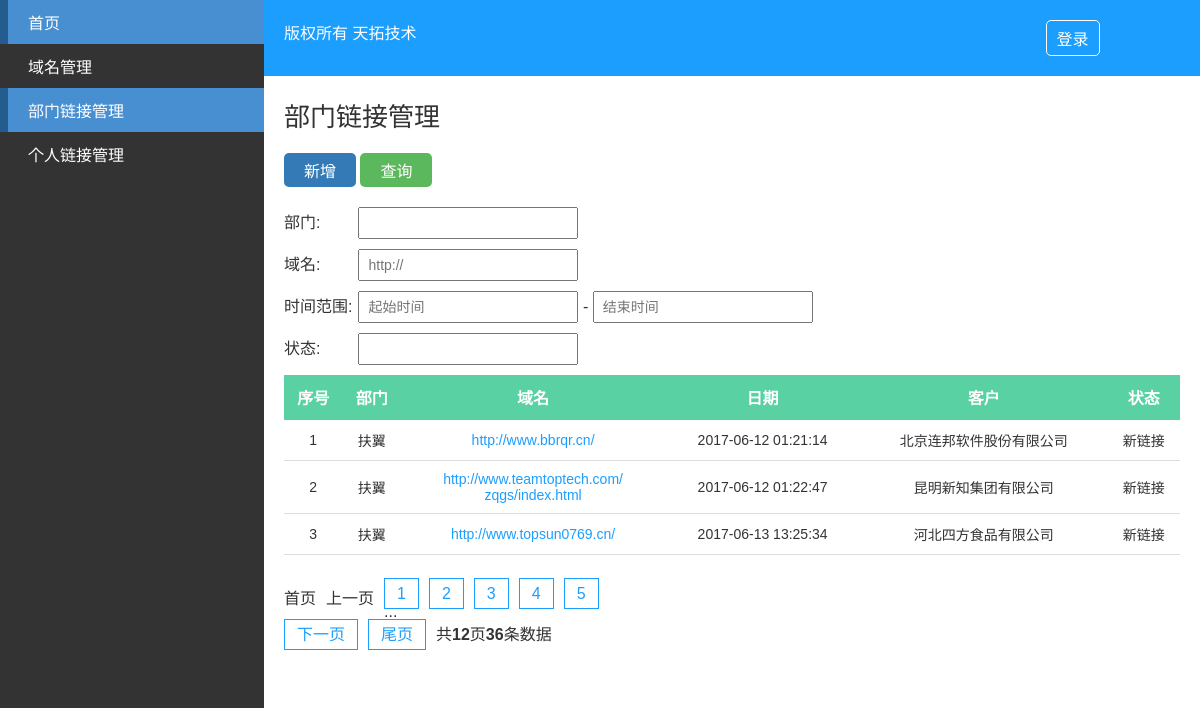
Page /dp-links.php on the committed database.
### tables this page shows
CREATE TABLE `section_link` (
  `id` int(11) unsigned NOT NULL AUTO_INCREMENT,
  `section` varchar(64) NOT NULL,
  `domain` varchar(64) DEFAULT NULL,
  `time` int(11) DEFAULT NULL,
  `costomer` varchar(128) DEFAULT NULL,
  `state` varchar(32) DEFAULT NULL,
  `status` tinyint(1) NOT NULL DEFAULT '1' COMMENT '是否显示',
  PRIMARY KEY (`id`)
);

### library/PDO_class.php (called while the page is built, shortened)
<?php
require_once COMMON_PATH . "common.php";
class server
{
	private $server;
	public function __construct($config = array())
	{
		if(empty($config)) {
			$config = [
				'host'     => DB_HOST,
				'dbname'   => DB_NAME,
				'username' => DB_USER,
				'password' => DB_PSW,
			];
		}
		$this->server = new PDO("mysql:host=$config[host];dbname=$config[dbname];charset=utf8", $config['username'], $config['password']);
		$this->server->query("set names utf8");
	}
	function select($table, $where = '', $join = '', $desc = '', $limit = '', $search_felid = '')
	{
		$ifwhere    = '';
		$order      = '';
		$desc_limit = '';
		if (! empty($limit)) {
			$desc_limit = "limit {$limit}";
		}
		if(empty($search_felid)) $search_felid = '*';
		$Model = $this->server->prepare("SELECT {$search_felid} FROM {$table} {$join} {$ifwhere} {$order} {$desc_limit}");
		$Model->execute();
		return $Model->fetchAll(2);
	}
	public function total($table, $where='') {
		try {
			$ifwhere    = '';
			$result = $this->server->query("SELECT COUNT(*) AS total FROM {$table} {$ifwhere}");
			if($result) {
				foreach ($result as $v) {
		    		$total = $v['total'];
		  		}
			}
	  		return $total ? (int)$total : 0;
  		} catch (PDOException $e) {
	      exit($e->getMessage());
	    }
	}
}
?>

### common/common.php (called while the page is built, shortened)
<?php
	function get_search_url() {
		$url_get = '';
		return $url_get;
	}

### dp-links.php (the view, shortened to what this page needs)
<?php
require_once CLASS_PATH  . "PDO_class.php";
require_once COMMON_PATH . "common.php";
require_once CLASS_PATH  . 'page_class.php';
$pdo = new server();
$where = '';
$count    = $pdo->total('section_link', $where);
$now_page = intval($_GET['page']) ? intval($_GET['page']) : 1;
$offset   = PAGE_NUM * ($now_page - 1);
$arrData =  $pdo->select('section_link', $where, '', '', "$offset," . PAGE_NUM);
?>
<!DOCTYPE html>
<html lang="en">
<head>
	<link rel="stylesheet" type="text/css" href="css/font/iconfont.css">
	<link rel="stylesheet" type="text/css" href="css/main.css">
</head>
<body>
	<div class="container clear">
		<?php require ('sidebar.php');?>
		<div class="container-right">
			<?php require ('header.php');?>
			<div class="main">
				<h2>部门链接管理</h2>
				<div class="operate">
					<a href="#" class="btn add">新增</a>
					<a href="javascript:document.search.submit()" class="btn search">查询</a>
				</div>
				<form action="#" method="GET" name="search">
					<div class="entry">
						<label>部门:</label>
						<input type="text" name="section" placeholder="">
					</div>
					<div class="entry">
						<label>域名:</label>
						<input type="text" name="domain" placeholder="http://">
					</div>
					<div class="entry">
						<label>时间范围:</label>
						<input type="text" name="start_time" placeholder="起始时间" onClick="WdatePicker()"> -
						<input type="text" name="end_time" placeholder="结束时间" onClick="WdatePicker()">
					</div>
					<div class="entry">
						<label>状态:</label>
						<input type="text" name="state" placeholder="">
					</div>
				</form>
				<div class="table">
					<table>
						<thead>
							<tr>
								<th>序号</th>
								<th>部门</th>
								<th>域名</th>
								<th>日期</th>
								<th>客户</th>
								<th>状态</th>
							</tr>
						</thead>
						<tbody>
						<?php if ($arrData): ?>
							<?php foreach ($arrData as $key => $value): ?>
								<tr>
									<td><?php echo $value['id'] ?></td>
									<td><?php echo $value['section'] ?></td>
									<td><a href="<?php echo $value['domain'] ?>" class="domainLink"><?php echo $value['domain'] ?></a></td>
									<td><?php echo date('Y-m-d H:i:s', $value['time']) ?></td>
									<td><?php echo $value['costomer'] ?></td>
									<td><?php echo $value['state'] ?></td>
								</tr>
							<?php endforeach ?>
						<?php endif ?>
						</tbody>
					</table>
					<div class="paginate">
						<ul class="clear">
							<?php if ($count > PAGE_NUM){
								$objPage  = new page($count, PAGE_NUM, $now_page, '?page={page}' . get_search_url());
								echo $objPage->myde_write();
							} ?>
						</ul>
					</div>
				</div>
			</div>
		</div>
	</div>
</body>
</html>

### css/main.css (style rules this page uses)
* { padding: 0; margin: 0; }
body { font-family: '微软雅黑', Arial, 'sans-serif' }
a:hover, a:link, a:visited, a:active { text-decoration: none; color: #fff; }
h2 { font-size: 26px; font-weight: lighter; padding-bottom: 20px; }
input { height: 28px; font-family: '微软雅黑', Arial, 'sans-serif'; font-size: 14px; line-height: 28px; padding: 0 8px; min-width: 200px; }
.clear { content: ''; display: table; clear: both; }
.btn { display: inline-block; padding: 5px 10px; background: #1c9efe; color: #fff; border-radius: 5px; transition: all .5s; -webkit-transition: all .5s; -o-transition: all .5s; }
.btn.add { background: #337ab7; }
.btn.search { background: #5cb85c; }
.container { width: 100%; }
.container-right { position: relative; float: right; width: 78%; background: #fff; color: #333; }
.main { padding: 20px; }
table { width: 100%; border-collapse: collapse; }
table thead { background: #59d1a3; color: #fff; }
table tbody tr { transition: all .5s; -webkit-transition: all .5s; -o-transition: all .5s; }
table td, table th { padding: 10px 5px; text-align: center; }
table td { border-bottom: 1px solid #ddd; font-size: 14px; word-wrap:break-word; }
table td a.domainLink:link, table td a.domainLink:visited, table td a.domainLink:active { color: #1c9efe; display: inline-block; max-width: 180px; }
table th { border-bottom: 1px solid #59d1a3; }
.operate { padding-bottom: 20px; }
.operate a { display: inline-block; padding: 5px 20px; }
form .entry { padding-bottom: 10px; }
form .entry label { display: inline-block; min-width: 70px; }
.paginate { margin: 30px 0 15px; }

### rows in the picture
section_link: id "1", section "扶翼", domain "http://www.bbrqr.cn/", time "2017-06-12 01:21:14", costomer "北京连邦软件股份有限公司", state "新链接"
section_link: id "2", section "扶翼", domain "http://www.teamtoptech.com/zqgs/index.html", time "2017-06-12 01:22:47", costomer "昆明新知集团有限公司", state "新链接"
section_link: id "3", section "扶翼", domain "http://www.topsun0769.cn/", time "2017-06-13 13:25:34", costomer "河北四方食品有限公司", state "新链接"

### other values in the picture
$this->myde_page_count "12"
$this->myde_total "36"
